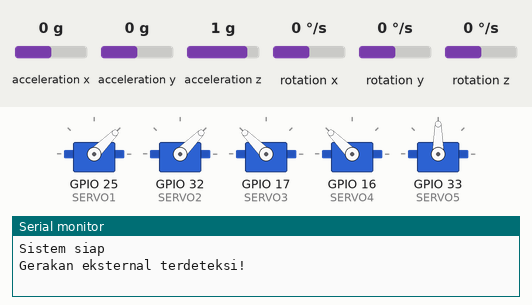
Recording of a sketch running on a simulated ESP32. On the bench: 5 × servo, the last lines printed to the serial monitor. The inputs (shaded band) are chosen by the test bench; at power-on: acceleration x 0 g, acceleration y 0 g, acceleration z 1 g, rotation z 0 °/s, rotation x 0 °/s, rotation y 0 °/s.

Above: at 1.2 s.
1.3 s: acceleration x set to -1.4 g
At 2.5 s:
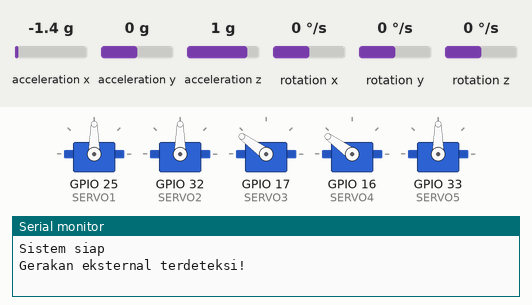
5.3 s: acceleration y set to -1.4 g
9.3 s: acceleration z set to -1.4 g
At 11.0 s:
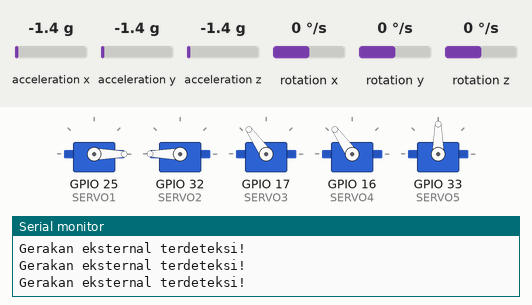
13.3 s: rotation z set to -192 °/s
At 15.1 s:
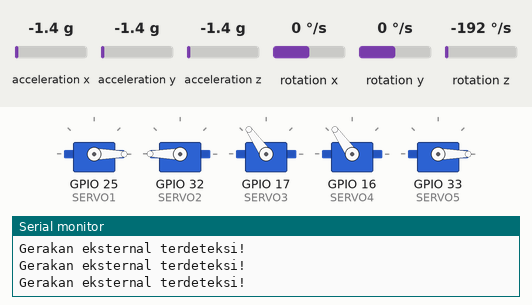
17.3 s: acceleration x set to -0.8 g
21.3 s: acceleration y set to 0 g
Timing chart, 0 to 26.3 s (numbered marks = the images above; inputs shaded):
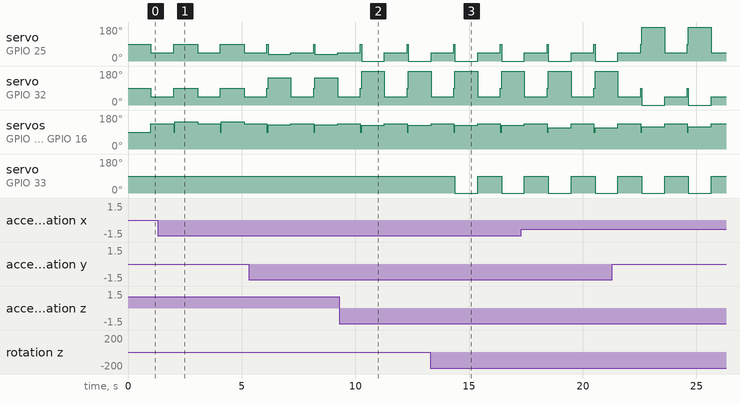

Measured:
- after the input at 13.3 s, servo on GPIO 33 (SERVO5): 90° → 0° after 1.1 s, → 90° 1.0 s later, → 0° 1.1 s later
- by itself, servo on GPIO 25 (SERVO1): alternates 180° for 1.1 s and 45° for 1.0 s
- by itself, servo on GPIO 32 (SERVO2): alternates 45° for 1.0 s and 0° for 1.1 s
- by itself, servo on GPIO 17 (SERVO3), servo on GPIO 16 (SERVO4): alternates 135° for 1.0 s and 119° for 1.1 s

The sketch:

studi1.ino
```cpp
//Nama : Sultan Naufal Al Faiq
// NIM : 24/544318/SV/25383
#include <Wire.h> //ini memanggil library yang digunakan pada program ini
#include <ESP32Servo.h> //ini juga
#include "MPU6050.h"// ini juga

MPU6050 mpu;

//ini mendefinisikan kalau servo 1 dan seterusnya terhubung ke pin 25,32 dan seterusnya
#define SERVO1 25
#define SERVO2 32
#define SERVO3 17
#define SERVO4 16
#define SERVO5 33

Servo s1, s2, s3, s4, s5;// membuat variable bernama s1 dan seterusnya

// Posisi awal servo 0 derajat = tegak lurus
int initialPos = 90;

void setup() {
  Serial.begin(115200);// memulai serial begin di serial monitor
  Wire.begin();
  mpu.initialize();

  //ini menginisialisasikan bahwa variable yang sudah dibuat tadi memuat input SERVO1, dan seterusnya
  s1.attach(SERVO1);
  s2.attach(SERVO2);
  s3.attach(SERVO3);
  s4.attach(SERVO4);
  s5.attach(SERVO5);

  //ini digunakan untuk menginisialisasi kalau semua servo dimulai dari set awal di initialPos
  s1.write(initialPos);
  s2.write(initialPos);
  s3.write(initialPos);
  s4.write(initialPos);
  s5.write(initialPos);

  Serial.println("Sistem siap");// tampilan awal serial monitro
}

void loop() {
  // ini membaca data dari MPU6050
  int16_t ax, ay, az, gx, gy, gz;
  mpu.getMotion6(&ax, &ay, &az, &gx, &gy, &gz);

  //ini menghitung sudut dari sensor mpu5060nya
  float roll  = atan2(ay, az) * 180 / PI;
  float pitch = atan2(-ax, sqrt(ay * ay + az * az)) * 180 / PI;
  float yaw   = gz / 131.0;

  //RULE 1: Roll (Servo 1 & 2 berlawanan arah)
  int servoRoll = map(roll, -90, 90, 0, 180);
  s1.write(servoRoll); // lawan arah
  s2.write(180 - servoRoll);

  //RULE 2: Pitch (Servo 3 & 4 searah)
  int servoPitch = map(pitch, -90, 90, 0, 180);
  s3.write(servoPitch);
  s4.write(servoPitch);

  //RULE 3: Yaw (Servo 5 mengikuti, lalu kembali)
  int servoYaw = map(yaw, -90, 90, 0, 180);
  s5.write(servoYaw);
  delay(1000); //diam 1 detik
  s5.write(initialPos); //kembali ke posisi awal

  //RULE 4: Gerakan eksternal
  // Misalnya threshold percepatan > 15000
  if (abs(ax) > 15000 || abs(ay) > 15000 || abs(az) > 15000) {
    Serial.println("Gerakan eksternal terdeteksi!");
    //Semua servo ke posisi bebas (misal 45 derajat)
    s1.write(45);
    s2.write(45);
    s3.write(135);
    s4.write(135);
    s5.write(90);
    delay(1000);
    //Kembali ke posisi awal
    s1.write(initialPos);
    s2.write(initialPos);
    s3.write(initialPos);
    s4.write(initialPos);
    s5.write(initialPos);
  }

  delay(50); //loop stabil
}
```
